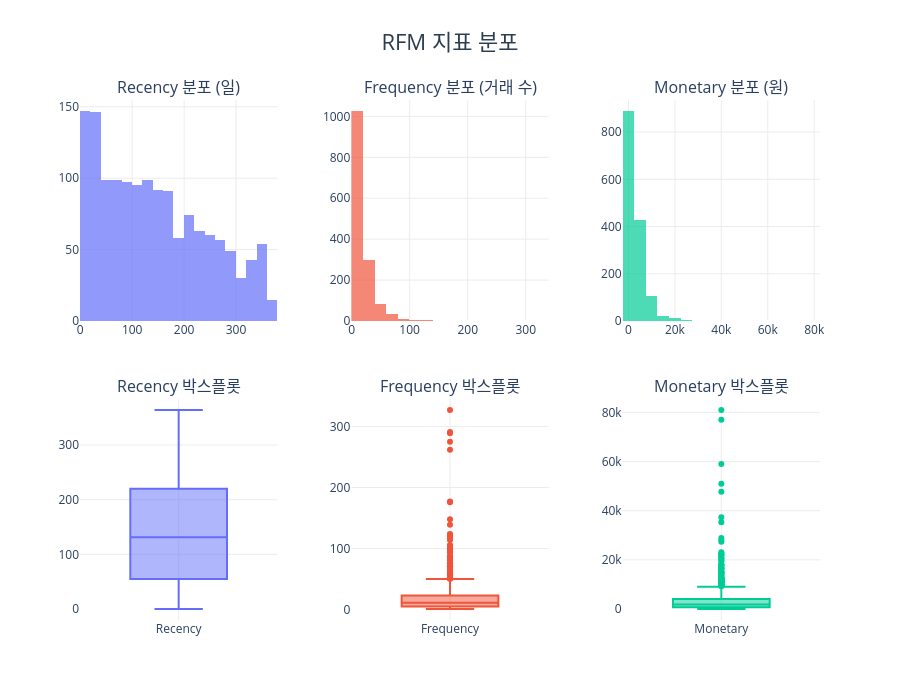

Notebook code cell kept with this figure:
### Code cell
fig = make_subplots(
    rows=2, cols=3,
    subplot_titles=(
        'Recency 분포 (일)', 'Frequency 분포 (거래 수)', 'Monetary 분포 (원)',
        'Recency 박스플롯', 'Frequency 박스플롯', 'Monetary 박스플롯'
    ),
    vertical_spacing=0.15,
    horizontal_spacing=0.1
)

metrics = ['Recency', 'Frequency', 'Monetary']
colors = ['#636EFA', '#EF553B', '#00CC96']

for i, (metric, color) in enumerate(zip(metrics, colors), 1):
    fig.add_trace(
        go.Histogram(x=rfm[metric], marker_color=color, opacity=0.7,
                     name=metric, showlegend=False, nbinsx=30),
        row=1, col=i
    )
    fig.add_trace(
        go.Box(y=rfm[metric], marker_color=color, name=metric,
               showlegend=False, boxpoints='outliers'),
        row=2, col=i
    )

fig.update_layout(
    title=dict(text='RFM 지표 분포',
               font=dict(size=22, color='#2c3e50'), x=0.5, xanchor='center'),
    height=700, plot_bgcolor='white'
)
fig.update_xaxes(gridcolor='#ececec')
fig.update_yaxes(gridcolor='#ececec')
fig.show()

### Figure 1 — Plotly figure (JSON) as saved in the notebook; plotly's stock layout.template omitted (floating-point values rounded to 4 significant figures; data arrays with more than 128 entries replaced by an {"elided": "..."} marker saying what was removed)
{"data": [{"marker": {"color": "#636EFA"}, "name": "Recency", "nbinsx": 30, "opacity": 0.7, "showlegend": false, "type": "histogram", "x": {"elided": "1468 int values"}, "xaxis": "x", "yaxis": "y"}, {"boxpoints": "outliers", "marker": {"color": "#636EFA"}, "name": "Recency", "showlegend": false, "type": "box", "xaxis": "x4", "y": {"elided": "1468 int values"}, "yaxis": "y4"}, {"marker": {"color": "#EF553B"}, "name": "Frequency", "nbinsx": 30, "opacity": 0.7, "showlegend": false, "type": "histogram", "x": {"elided": "1468 int values"}, "xaxis": "x2", "yaxis": "y2"}, {"boxpoints": "outliers", "marker": {"color": "#EF553B"}, "name": "Frequency", "showlegend": false, "type": "box", "xaxis": "x5", "y": {"elided": "1468 int values"}, "yaxis": "y5"}, {"marker": {"color": "#00CC96"}, "name": "Monetary", "nbinsx": 30, "opacity": 0.7, "showlegend": false, "type": "histogram", "x": {"elided": "1468 float values"}, "xaxis": "x3", "yaxis": "y3"}, {"boxpoints": "outliers", "marker": {"color": "#00CC96"}, "name": "Monetary", "showlegend": false, "type": "box", "xaxis": "x6", "y": {"elided": "1468 float values"}, "yaxis": "y6"}], "layout": {"annotations": [{"font": {"size": 16}, "showarrow": false, "text": "Recency 분포 (일)", "x": 0.1333, "xanchor": "center", "xref": "paper", "y": 1, "yanchor": "bottom", "yref": "paper"}, {"font": {"size": 16}, "showarrow": false, "text": "Frequency 분포 (거래 수)", "x": 0.5, "xanchor": "center", "xref": "paper", "y": 1, "yanchor": "bottom", "yref": "paper"}, {"font": {"size": 16}, "showarrow": false, "text": "Monetary 분포 (원)", "x": 0.8667, "xanchor": "center", "xref": "paper", "y": 1, "yanchor": "bottom", "yref": "paper"}, {"font": {"size": 16}, "showarrow": false, "text": "Recency 박스플롯", "x": 0.1333, "xanchor": "center", "xref": "paper", "y": 0.425, "yanchor": "bottom", "yref": "paper"}, {"font": {"size": 16}, "showarrow": false, "text": "Frequency 박스플롯", "x": 0.5, "xanchor": "center", "xref": "paper", "y": 0.425, "yanchor": "bottom", "yref": "paper"}, {"font": {"size": 16}, "showarrow": false, "text": "Monetary 박스플롯", "x": 0.8667, "xanchor": "center", "xref": "paper", "y": 0.425, "yanchor": "bottom", "yref": "paper"}], "height": 700, "plot_bgcolor": "white", "title": {"font": {"color": "#2c3e50", "size": 22}, "text": "RFM 지표 분포", "x": 0.5, "xanchor": "center"}, "xaxis": {"anchor": "y", "domain": [0, 0.2667], "gridcolor": "#ececec"}, "xaxis2": {"anchor": "y2", "domain": [0.3667, 0.6333], "gridcolor": "#ececec"}, "xaxis3": {"anchor": "y3", "domain": [0.7333, 1], "gridcolor": "#ececec"}, "xaxis4": {"anchor": "y4", "domain": [0, 0.2667], "gridcolor": "#ececec"}, "xaxis5": {"anchor": "y5", "domain": [0.3667, 0.6333], "gridcolor": "#ececec"}, "xaxis6": {"anchor": "y6", "domain": [0.7333, 1], "gridcolor": "#ececec"}, "yaxis": {"anchor": "x", "domain": [0.575, 1], "gridcolor": "#ececec"}, "yaxis2": {"anchor": "x2", "domain": [0.575, 1], "gridcolor": "#ececec"}, "yaxis3": {"anchor": "x3", "domain": [0.575, 1], "gridcolor": "#ececec"}, "yaxis4": {"anchor": "x4", "domain": [0, 0.425], "gridcolor": "#ececec"}, "yaxis5": {"anchor": "x5", "domain": [0, 0.425], "gridcolor": "#ececec"}, "yaxis6": {"anchor": "x6", "domain": [0, 0.425], "gridcolor": "#ececec"}}}
